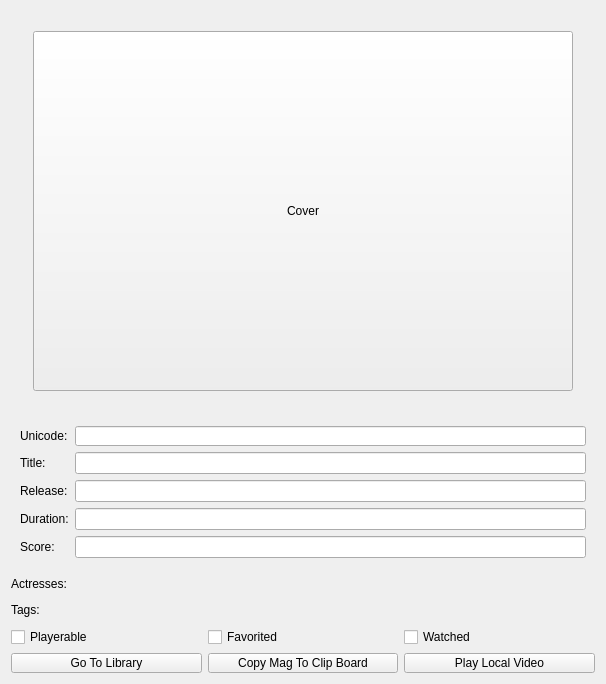
<?xml version="1.0" encoding="UTF-8"?>
<ui version="4.0">
 <class>elf::MovieContentView</class>
 <widget class="QWidget" name="MovieContentView">
  <property name="geometry">
   <rect>
    <x>0</x>
    <y>0</y>
    <width>606</width>
    <height>684</height>
   </rect>
  </property>
  <property name="windowTitle">
   <string>MovieContentView</string>
  </property>
  <layout class="QVBoxLayout" name="verticalLayout_2">
   <item>
    <layout class="QGridLayout" name="gridLayout">
     <property name="rightMargin">
      <number>0</number>
     </property>
     <item row="0" column="1">
      <spacer name="verticalSpacer_2">
       <property name="orientation">
        <enum>Qt::Vertical</enum>
       </property>
       <property name="sizeHint" stdset="0">
        <size>
         <width>20</width>
         <height>40</height>
        </size>
       </property>
      </spacer>
     </item>
     <item row="2" column="1">
      <spacer name="verticalSpacer">
       <property name="orientation">
        <enum>Qt::Vertical</enum>
       </property>
       <property name="sizeHint" stdset="0">
        <size>
         <width>20</width>
         <height>40</height>
        </size>
       </property>
      </spacer>
     </item>
     <item row="1" column="0">
      <spacer name="horizontalSpacer">
       <property name="orientation">
        <enum>Qt::Horizontal</enum>
       </property>
       <property name="sizeHint" stdset="0">
        <size>
         <width>40</width>
         <height>20</height>
        </size>
       </property>
      </spacer>
     </item>
     <item row="1" column="1">
      <widget class="elf::NetworkImageButton" name="coverBut">
       <property name="sizePolicy">
        <sizepolicy hsizetype="Fixed" vsizetype="Fixed">
         <horstretch>0</horstretch>
         <verstretch>0</verstretch>
        </sizepolicy>
       </property>
       <property name="minimumSize">
        <size>
         <width>540</width>
         <height>360</height>
        </size>
       </property>
       <property name="text">
        <string>Cover</string>
       </property>
       <property name="iconSize">
        <size>
         <width>540</width>
         <height>360</height>
        </size>
       </property>
      </widget>
     </item>
     <item row="1" column="2">
      <spacer name="horizontalSpacer_2">
       <property name="orientation">
        <enum>Qt::Horizontal</enum>
       </property>
       <property name="sizeHint" stdset="0">
        <size>
         <width>40</width>
         <height>20</height>
        </size>
       </property>
      </spacer>
     </item>
    </layout>
   </item>
   <item>
    <widget class="QWidget" name="ContentFormView" native="true">
     <property name="minimumSize">
      <size>
       <width>100</width>
       <height>150</height>
      </size>
     </property>
     <layout class="QFormLayout" name="ContentFormLayout">
      <item row="0" column="0">
       <widget class="QLabel" name="unicodeLabel">
        <property name="text">
         <string>Unicode:</string>
        </property>
       </widget>
      </item>
      <item row="0" column="1">
       <widget class="QLineEdit" name="unicodeLineEdit">
        <property name="sizePolicy">
         <sizepolicy hsizetype="Expanding" vsizetype="Minimum">
          <horstretch>0</horstretch>
          <verstretch>0</verstretch>
         </sizepolicy>
        </property>
        <property name="minimumSize">
         <size>
          <width>0</width>
          <height>20</height>
         </size>
        </property>
       </widget>
      </item>
      <item row="1" column="0">
       <widget class="QLabel" name="titleLabel">
        <property name="text">
         <string>Title:</string>
        </property>
       </widget>
      </item>
      <item row="1" column="1">
       <widget class="QLineEdit" name="titleEdit"/>
      </item>
      <item row="2" column="0">
       <widget class="QLabel" name="releaseDateLabel">
        <property name="text">
         <string>Release:</string>
        </property>
       </widget>
      </item>
      <item row="2" column="1">
       <widget class="QLineEdit" name="releaseDateLineEdit"/>
      </item>
      <item row="3" column="0">
       <widget class="QLabel" name="durationLabel">
        <property name="text">
         <string>Duration:</string>
        </property>
       </widget>
      </item>
      <item row="3" column="1">
       <widget class="QLineEdit" name="durationLineEdit"/>
      </item>
      <item row="4" column="0">
       <widget class="QLabel" name="scoreLabel">
        <property name="text">
         <string>Score:</string>
        </property>
       </widget>
      </item>
      <item row="4" column="1">
       <widget class="QLineEdit" name="scoreLineEdit"/>
      </item>
     </layout>
    </widget>
   </item>
   <item>
    <spacer name="verticalSpacer_3">
     <property name="orientation">
      <enum>Qt::Vertical</enum>
     </property>
     <property name="sizeHint" stdset="0">
      <size>
       <width>20</width>
       <height>40</height>
      </size>
     </property>
    </spacer>
   </item>
   <item>
    <layout class="QHBoxLayout" name="ActressLayout">
     <item>
      <widget class="QLabel" name="Actresslabel">
       <property name="minimumSize">
        <size>
         <width>0</width>
         <height>20</height>
        </size>
       </property>
       <property name="text">
        <string>Actresses:</string>
       </property>
      </widget>
     </item>
    </layout>
   </item>
   <item>
    <spacer name="verticalSpacer_4">
     <property name="orientation">
      <enum>Qt::Vertical</enum>
     </property>
     <property name="sizeHint" stdset="0">
      <size>
       <width>20</width>
       <height>40</height>
      </size>
     </property>
    </spacer>
   </item>
   <item>
    <layout class="QHBoxLayout" name="TagLayout">
     <item>
      <widget class="QLabel" name="TagLabel">
       <property name="minimumSize">
        <size>
         <width>0</width>
         <height>20</height>
        </size>
       </property>
       <property name="text">
        <string>Tags:</string>
       </property>
      </widget>
     </item>
    </layout>
   </item>
   <item>
    <spacer name="verticalSpacer_5">
     <property name="orientation">
      <enum>Qt::Vertical</enum>
     </property>
     <property name="sizeHint" stdset="0">
      <size>
       <width>20</width>
       <height>40</height>
      </size>
     </property>
    </spacer>
   </item>
   <item>
    <layout class="QHBoxLayout" name="horizontalLayout_2">
     <property name="topMargin">
      <number>0</number>
     </property>
     <item>
      <widget class="QCheckBox" name="checkBox_3">
       <property name="text">
        <string>Playerable</string>
       </property>
      </widget>
     </item>
     <item>
      <widget class="QCheckBox" name="checkBox_2">
       <property name="text">
        <string>Favorited</string>
       </property>
      </widget>
     </item>
     <item>
      <widget class="QCheckBox" name="checkBox">
       <property name="text">
        <string>Watched</string>
       </property>
      </widget>
     </item>
    </layout>
   </item>
   <item>
    <spacer name="verticalSpacer_6">
     <property name="orientation">
      <enum>Qt::Vertical</enum>
     </property>
     <property name="sizeHint" stdset="0">
      <size>
       <width>20</width>
       <height>40</height>
      </size>
     </property>
    </spacer>
   </item>
   <item>
    <layout class="QHBoxLayout" name="horizontalLayout">
     <item>
      <widget class="QPushButton" name="OpenLibWebBut">
       <property name="minimumSize">
        <size>
         <width>0</width>
         <height>20</height>
        </size>
       </property>
       <property name="text">
        <string>Go To Library</string>
       </property>
      </widget>
     </item>
     <item>
      <widget class="QPushButton" name="CopyMagBut">
       <property name="minimumSize">
        <size>
         <width>0</width>
         <height>20</height>
        </size>
       </property>
       <property name="text">
        <string>Copy Mag To Clip Board</string>
       </property>
      </widget>
     </item>
     <item>
      <widget class="QPushButton" name="OpenLocalFileBut">
       <property name="minimumSize">
        <size>
         <width>0</width>
         <height>20</height>
        </size>
       </property>
       <property name="text">
        <string>Play Local Video</string>
       </property>
      </widget>
     </item>
    </layout>
   </item>
  </layout>
 </widget>
 <customwidgets>
  <customwidget>
   <class>elf::NetworkImageButton</class>
   <extends>QPushButton</extends>
   <header>../components/ImageButton/NetworkImageButton.h</header>
  </customwidget>
 </customwidgets>
 <resources/>
 <connections/>
</ui>
